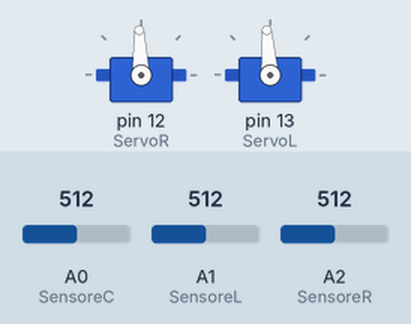
Bench run of a sketch on a simulated Arduino Uno, built with avr-gcc and run on an emulated ATmega328P. Shown: 2 × servo. Inputs (shaded band) come from the test bench; at power-on: A0 (SensoreC) = 512, A1 (SensoreL) = 512, A2 (SensoreR) = 512.

Above: at 1.2 s.
1.3 s: A0 (SensoreC) set to 1023
At 2.5 s:
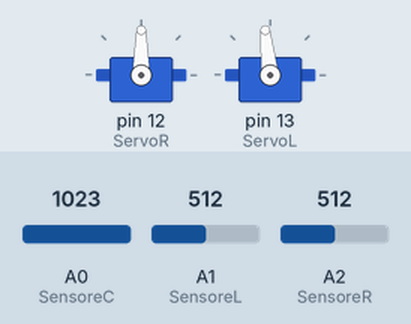
2.8 s: A1 (SensoreL) set to 1023
At 3.4 s:
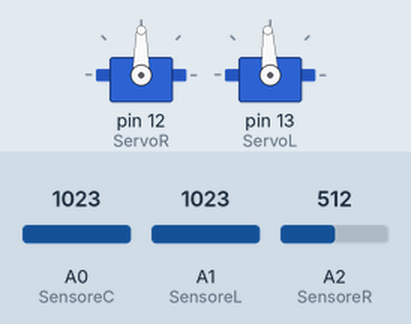
4.3 s: A2 (SensoreR) set to 1023
At 4.6 s:
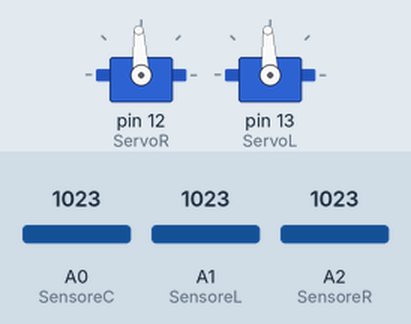
Timing chart, 0 to 7.3 s (numbered marks = the images above; inputs shaded):
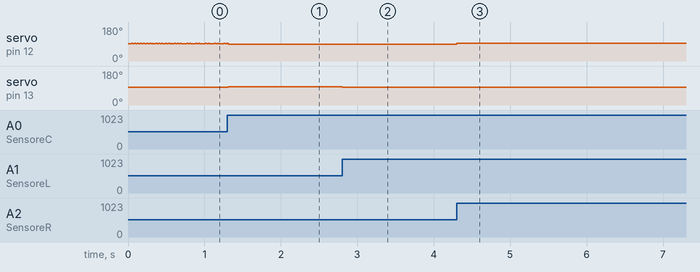

The sketch:

ServoMotoriSensoriIRLIneaNeraTest.ino
```cpp
#include <Servo.h>

#define SensoreR A2
#define SensoreC A0
#define SensoreL A1

Servo ServoR;
Servo ServoL;

int DefaultR = 1491;
int DefaultL = 1509;

int Soglia1 = 1020;
int Soglia2 = 1000;

int LetturaR, LetturaC, LetturaL;

int Q = 0;

void Lettura() {
  LetturaR = analogRead(SensoreR);
  LetturaC = analogRead(SensoreC);
  LetturaL = analogRead(SensoreL);
}

void Avanti() {
  ServoR.writeMicroseconds(1470);
  ServoL.writeMicroseconds(1530);
}

void LeggermenteDestra() {
  ServoR.writeMicroseconds(1500);
  ServoL.writeMicroseconds(1530);
  delay(500);
  Q = 1;
}

void LeggermenteSinistra() {
  ServoR.writeMicroseconds(1470);
  ServoL.writeMicroseconds(1500);
  delay(500);
  Q = 2;
}

void Stop() {
  ServoR.writeMicroseconds(1500);
  ServoL.writeMicroseconds(1500);
  ServoR.detach();
  ServoL.detach();
}

void Ctrl_Q() {

}

void Codifica() {
  //Casi Definiti

  while(LetturaL >= Soglia1 && LetturaC >= Soglia2 && LetturaR < Soglia1) {
    LeggermenteSinistra();
    Lettura();
  }

  while(LetturaL >= Soglia1 && LetturaC < Soglia2 && LetturaR < Soglia1) {
    LeggermenteSinistra();
    Lettura();
  }

  while(LetturaL < Soglia1 && LetturaC >= Soglia2 && LetturaR >= Soglia1) {
    LeggermenteDestra();
    Lettura();
  }

  while(LetturaL < Soglia1 && LetturaC >= Soglia2 && LetturaR < Soglia1) {
    Avanti();
    Lettura();
  }

  while(LetturaL < Soglia1 && LetturaC < Soglia2 && LetturaR >= Soglia1) {
    LeggermenteDestra();
    Lettura();
  }

  if (LetturaL >= Soglia1 && LetturaC >= Soglia2 && LetturaR >= Soglia1) {
    Stop();
  }

  if (LetturaL < Soglia1 && LetturaC < Soglia2 && LetturaR < Soglia1) {
    if (Q == 0) {
      ServoR.writeMicroseconds(1500);
      ServoL.writeMicroseconds(1500);
    }
  }

  //Default
  ServoR.writeMicroseconds(DefaultR);
  ServoL.writeMicroseconds(DefaultL);
}

void setup() {
  ServoR.attach(12);
  ServoL.attach(13);

}

void loop() {
  Lettura();
  Codifica();
}
```

Measured:
- after the input at 1.3 s, servo on pin 12 (ServoR): goes on until 1.3 s, then stays 90°; servo on pin 13 (ServoL): goes on until 1.3 s, then stays 96°
- after the input at 2.8 s, servo on pin 13 (ServoL): 96° → 93° at once
- after the input at 4.3 s, servo on pin 12 (ServoR): 90° → 93° at once
- by itself, servo on pin 12 (ServoR): alternates 93° for 0.02 s and 92° for 0.02 s
- by itself, servo on pin 13 (ServoL): alternates 94° for 0.02 s and 93° for 0.02 s
